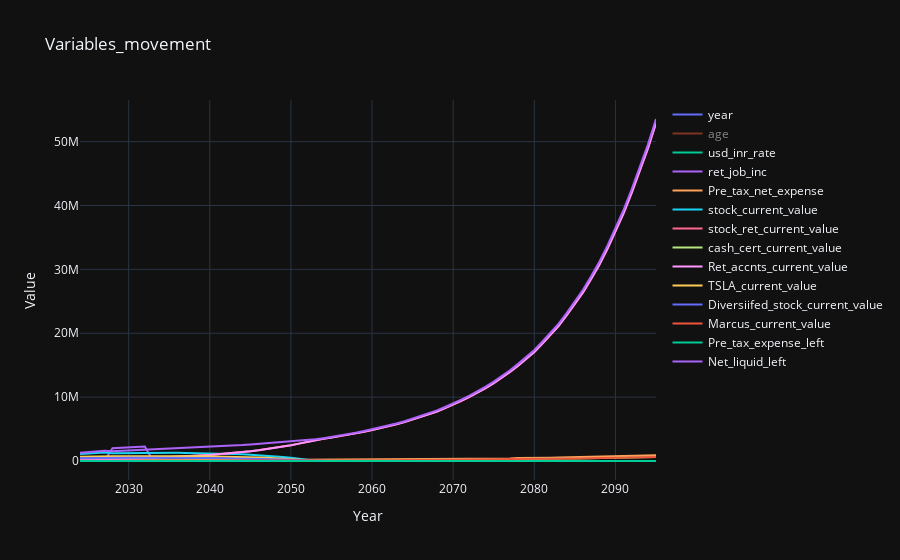

Here is the notebook cell this chart was saved with:
### Code cell
summary_df = clean_summary_df(simulation_var_df)
fig = go.Figure()
for column in summary_df.columns:
    fig.add_trace(go.Scatter(x=summary_df['year'], y=summary_df[column], mode='lines', name=column))

fig.update_layout(
    title='Variables_movement',
    xaxis_title='Year',
    yaxis_title='Value',
    template='plotly_dark'
)

# Show the plot
fig.show()
